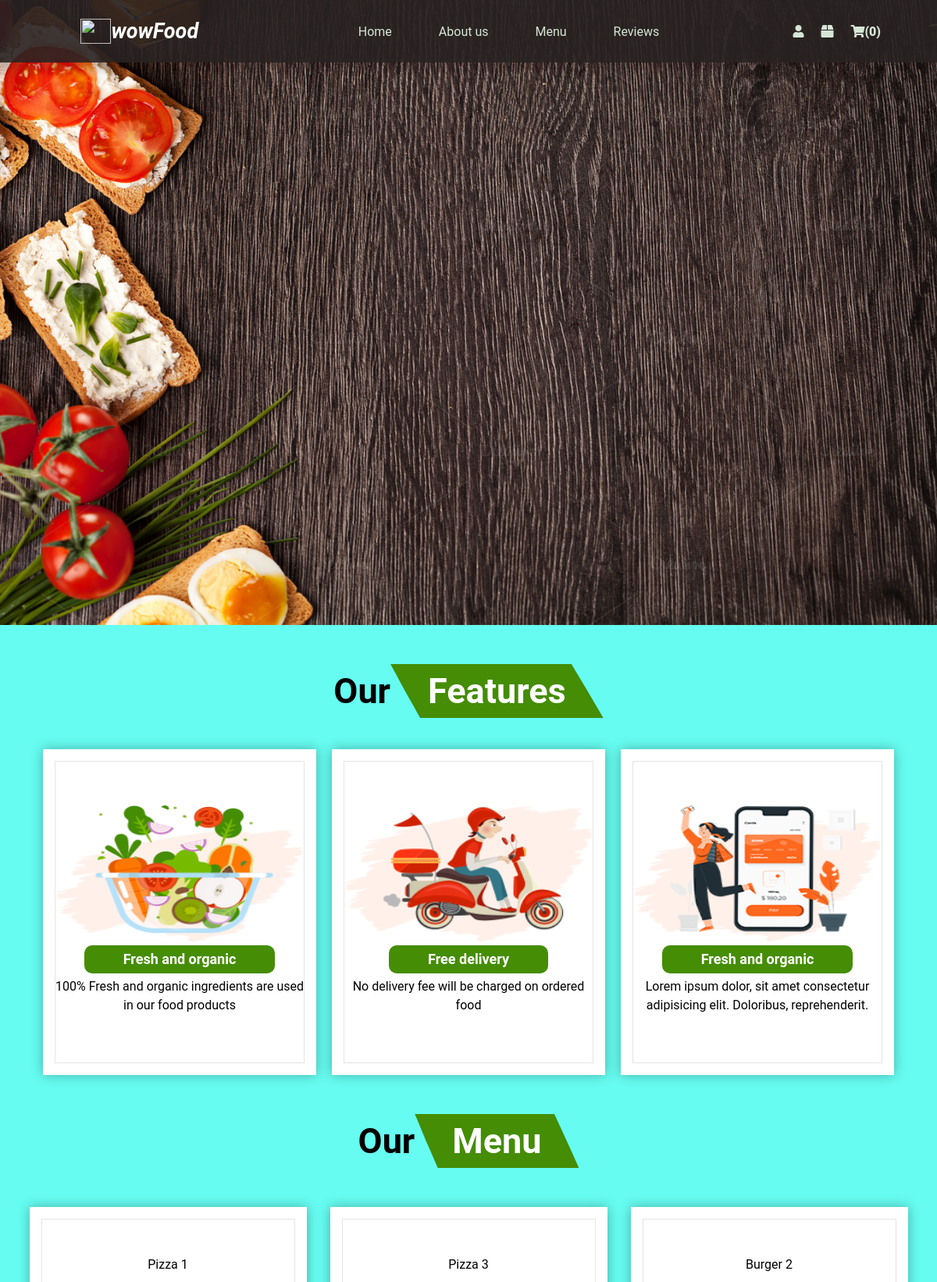
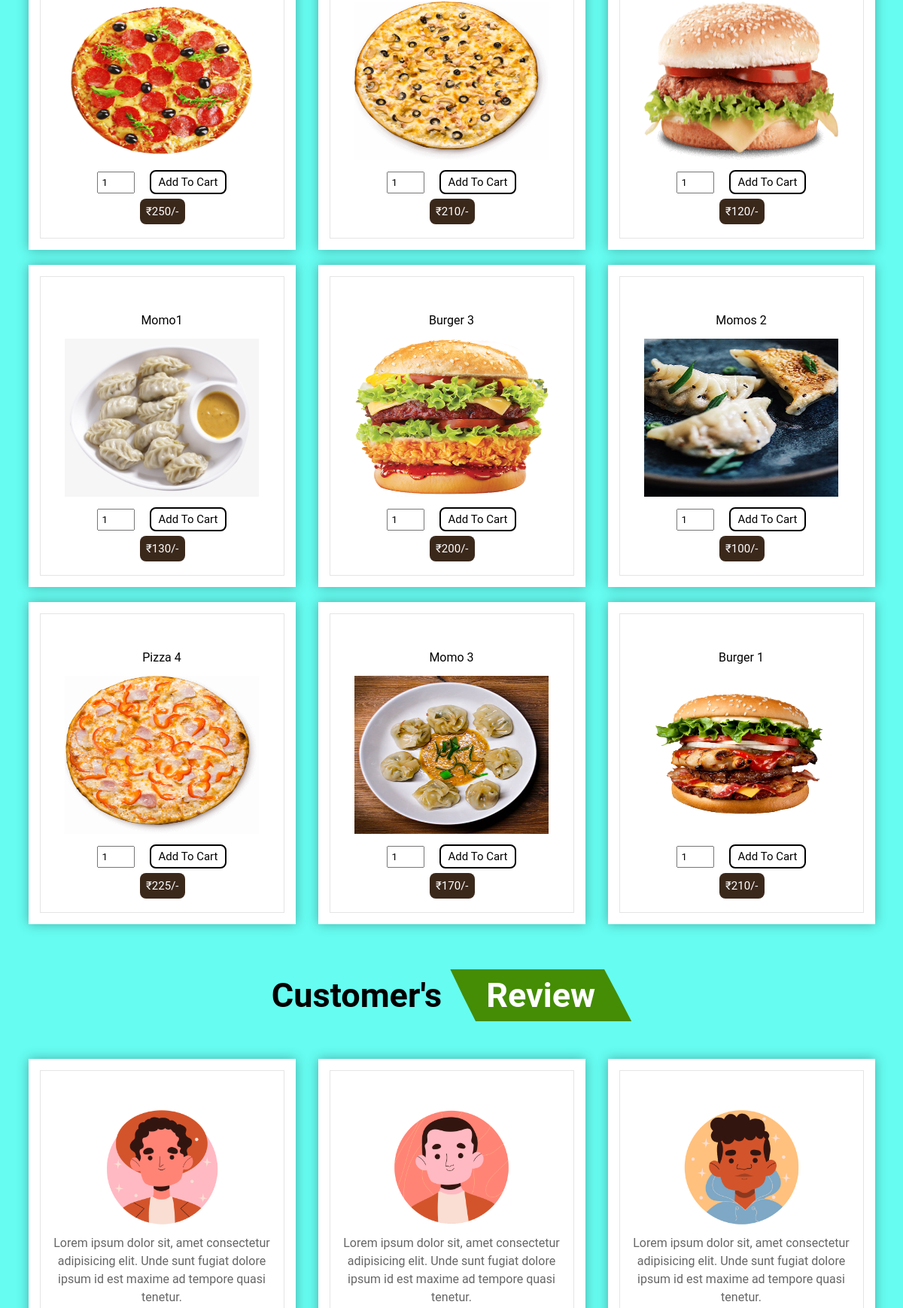
The page / (upper part) on the database its author committed (2 pictures, top to bottom).
### tables this page shows
CREATE TABLE `products` (
  `id` int(100) NOT NULL,
  `name` varchar(100) NOT NULL,
  `price` int(10) NOT NULL,
  `image` varchar(100) NOT NULL
);

### index.php (the view, shortened to what this page needs)
<?php include'config.php';
if(isset($_SESSION['user_id'])){
    $user_id= $_SESSION['user_id'];
}else{
    $user_id='';
}
?>
<!DOCTYPE html>
<html lang="en">
<head>
    <link rel="stylesheet" href="css/style.css">
    <link rel="stylesheet" href="https://pro.fontawesome.com/releases/v5.10.0/css/all.css">
</head>
<body>
    <?php
    include ('config.php');
    ?>
    <nav class="background navbar">
        <div class="logo">
            <img src="Images/mainlogo.png" alt="">
            <h2>wowFood</h2>
        </div>
        <ul class="left-nav">
            <li><a href="#box1">Home</a></li>
            <li><a href="#features">About us</a></li>
            <li><a href="#menu">Menu</a></li>
            <li><a href="#review">Reviews</a></li>
        </ul>
        <div class="icons">
        <?php
            $count_cart_items = $conn->prepare("SELECT * FROM `cart` WHERE user_id = ?");
            $count_cart_items->execute([$user_id]);
            $total_cart_items = $count_cart_items->rowCount();
         ?>
            <i id="login" class="fa fa-user" aria-hidden="true"></i>
            <i id="order" class="fa fa-box" aria-hidden="true"></i>
            <i id="shop" class="fa fa-shopping-cart" aria-hidden="true"><span>(<?= $total_cart_items; ?>)</span></i>
        </div>
    </nav>
    <section class="box1" id="box1">
    </section>
    <section class="features" id="features">
        <h1 class="f-heading">Our<span>Features</span></h1>
        <div class="box-container">
            <div class="box" >
                <img src="Images/feature-img-1.png" alt="">
                <h3>Fresh and organic</h3>
                <p>100% Fresh and organic ingredients are used in our food products</p>
            </div>
            <div class="box" >
                <img src="Images/feature-img-2.png" alt="">
                <h3>Free delivery</h3>
                <p>No delivery fee will be charged on ordered food</p>
            </div>
            <div class="box" >
                <img src="Images/feature-img-3.png" alt="">
                <h3>Fresh and organic</h3>
                <p>Lorem ipsum dolor, sit amet consectetur adipisicing elit. Doloribus, reprehenderit.</p>
            </div>
        </div>
    </section>
    <section class="menu" id="menu">
        <h1 class="f-heading">Our<span>Menu</span></h1>
        <div class="box-container">
        <?php
         $select_products = $conn->prepare("SELECT * FROM `products`");
         $select_products->execute();
         if($select_products->rowCount() > 0){
            while($fetch_products = $select_products->fetch(PDO::FETCH_ASSOC)){
      ?>
            <div class="box">
                <div class="price">₹<span><?= $fetch_products['price'] ?></span>/-</div>
                <div class="food-name"><?= $fetch_products['name'] ?></div>
                <img src="uploaded_img/<?= $fetch_products['image'] ?>" alt="">
                <form action="" method="post">
                    <input type="number" min="1" max="100" value="1" onkeypress="if(this.value.length == 2) return false;" class="qty" name="s-qty">
                    <input type="submit" name="food-submit" value="Add to cart" class="btn">
                </form>
            </div>
            <?php
         }
      }else{
         echo '<p class="empty">no products added yet!</p>';
      }
      ?>
        </div>
    </section>
    <section class="review" id="review">
    <h1 class="f-heading"> Customer's <span>Review</span> </h1>
        <div class="box-container">
            <div class="box">
                <img src="Images/person1.png" alt="">
                <p>Lorem ipsum dolor sit, amet consectetur adipisicing elit. Unde sunt fugiat dolore ipsum id est maxime ad tempore quasi tenetur.</p>
            </div>
            <div class="box">
                <img src="Images/person2.png" alt="">
                <p>Lorem ipsum dolor sit, amet consectetur adipisicing elit. Unde sunt fugiat dolore ipsum id est maxime ad tempore quasi tenetur.</p>
            </div>
            <div class="box">
                <img src="Images/man.png" alt="">
                <p>Lorem ipsum dolor sit, amet consectetur adipisicing elit. Unde sunt fugiat dolore ipsum id est maxime ad tempore quasi tenetur.</p>
            </div>
       </div>
</section>
</body>
</html>

### css/style.css (style rules this page uses)
* { box-sizing: border-box; margin: 0; padding: 0; font-family: 'Roboto', sans-serif; }
html { scroll-behavior: smooth; }
:root { --text: rgb(214, 230, 213); --texthover: rgb(228, 203, 156); }
body { background-color: #66FCF1; }
a { text-decoration: none; color: black; }
.navbar { z-index: 212; position: fixed; display: flex; height: 10vh; width: 100%; justify-content:space-between; padding: 20px 60px; }
.background { box-shadow: 0 10px 11px rgba(20, 1, 1, 0.2); background: rgba(41, 34, 34,0.9); }
.logo { display: flex; cursor: pointer; align-items: center; justify-content: center; width: 22%; font-size: 18px; color: white; }
.logo h2 { font-style: italic; }
.logo img { height: 32px; width: 39px; }
.left-nav { display: flex; align-items: center; justify-content: center; }
.left-nav li { position: relative; padding: 0px 30px; list-style: none; }
.left-nav li a { color: var(--text); text-decoration: none; transition: all 0.2s ease-in ; }
.icons { display: flex; justify-content: center; align-items: center; }
.icons i { margin-right: 2px; padding: 5px 10px; color: var(--text); cursor: pointer; transition: all 0.5s ease ; }
.btn { margin: 10px 0; display: inline-block; padding: 5px 10px; font-size: 15px; border: 2px solid black; border-radius: .5rem; background: none; text-transform: capitalize; cursor: pointer; transition: 0.2s all ease; }
.box1 { background: url(../Images/navbg.jpg); height: 100vh; width: 100%; background-size: cover; display: flex; color: white; }
.f-heading { text-align: center; padding-top: 50px; padding-bottom: 40px; font-size: 45px; }
.f-heading span { background-color: #448d04; color: #fff; display: inline-block; padding: .5rem 3rem; clip-path: polygon(85% 0, 92% 46%, 100% 100%, 14% 100%, 7% 51%, 0% 0%); }
.features .box-container { display: flex; justify-content: center; align-items: center; flex-wrap: wrap; }
.features .box-container .box { width: 350px; margin: 0 10px; padding: 4.5rem 1rem; background-color: #fff; outline:.1rem solid rgba(0,0,0,.1) ; outline-offset: -1rem; text-align: center; box-shadow: 0px 0px 15px rgba(0, 0, 0, 0.3); transition: all 0.3s ease-in-out; }
.features .box-container .box h3 { line-height: 2; font-size: 18px; display: inline-block; padding: 0px 50px; color: white; background-color: #458d04; border-radius: 10px; }
.features .box-container .box p { margin: 5px 0; line-height: 1.5; }
.features .box-container .box img { height: 175px; width: 100%; }
.menu .box-container { display: flex; justify-content: center; align-items: center; flex-wrap: wrap; }
.menu .box-container .box { width: 355px; margin: 10px 15px; padding: 4rem 1rem; background-color: #fff; outline:.1rem solid rgba(0,0,0,.1) ; outline-offset: -1rem; text-align: center; box-shadow: 0px 0px 15px rgba(0, 0, 0, 0.3); transition: all 0.3s ease-in-out; position: relative; }
.menu .box-container .box img { height: 210px; width: 80%; }
.menu .box-container .box .price { background-color: #3a281b; color: white; border-radius: .5rem; padding: 8px; font-size: 15px; position: absolute; top: 360px; right: 147px; }
.menu .box-container .box .food-name { margin-bottom: 15px; }
.menu .box-container .box form { display: flex; justify-content: center; align-items: center; }
.menu .box-container .box form .qty { padding: 5px; width: 50px; margin-right: 20px; }
.review .box-container { flex-wrap: wrap; display: flex; justify-content: center; align-items: center; }
.review .box-container .box { width: 355px; margin: 10px 15px; padding: 4rem 1rem; background-color: #fff; outline:.1rem solid rgba(0,0,0,.1) ; outline-offset: -1rem; text-align: center; box-shadow: 0px 0px 15px rgba(0, 0, 0, 0.3); transition: all 0.3s ease-in-out; position: relative; }
.review .box-container .box img { height:10rem; width:10rem; border-radius: 50%; }
.review .box-container .box p { margin: 5px 0; line-height: 1.5; color:#666; }

### rows shown on the page
products: price "250", name "Pizza 1", image (picture)
products: price "210", name "Pizza 3", image (picture)
products: price "120", name "Burger 2", image (picture)
products: price "130", name "Momo1", image (picture)
products: price "200", name "Burger 3", image (picture)
products: price "100", name "Momos 2", image (picture)
products: price "225", name "Pizza 4", image (picture)
products: price "170", name "Momo 3", image (picture)
products: price "210", name "Burger 1", image (picture)

### other values the page prints
$total_cart_items "0"
